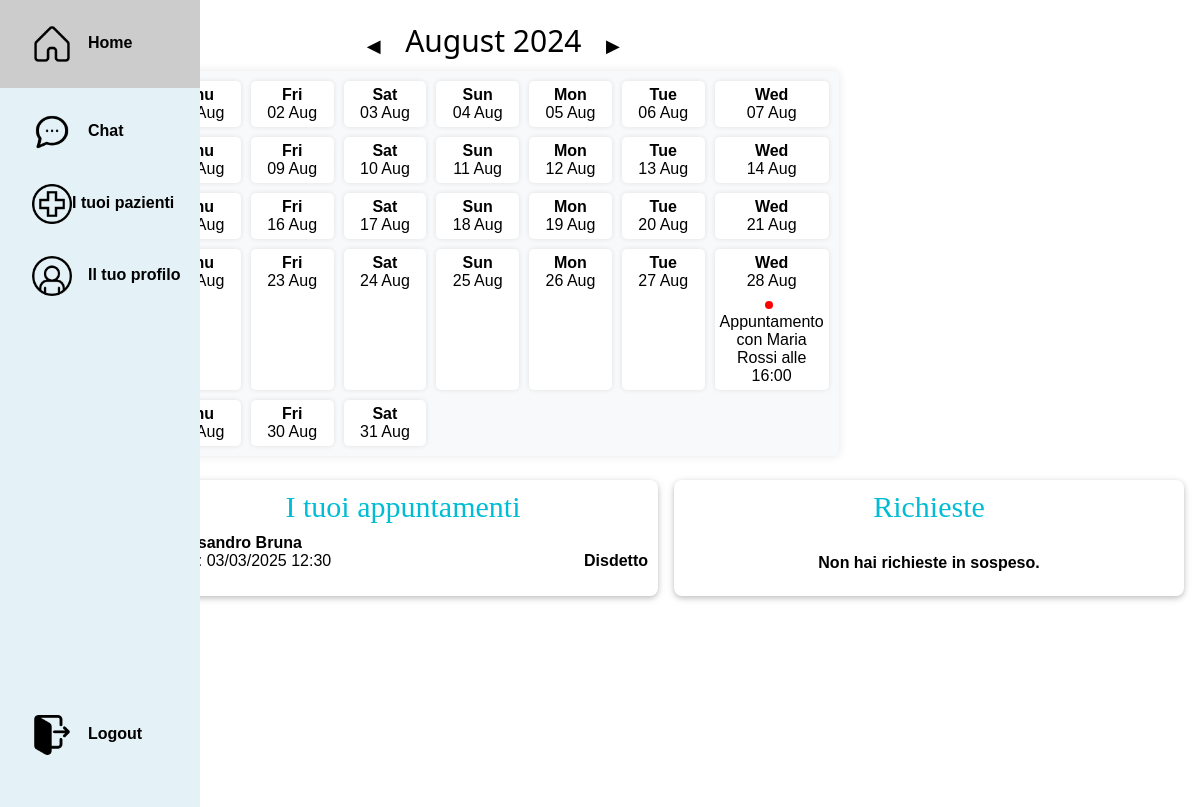
Before: /home/?month=-1 (signed in) with the older database file.
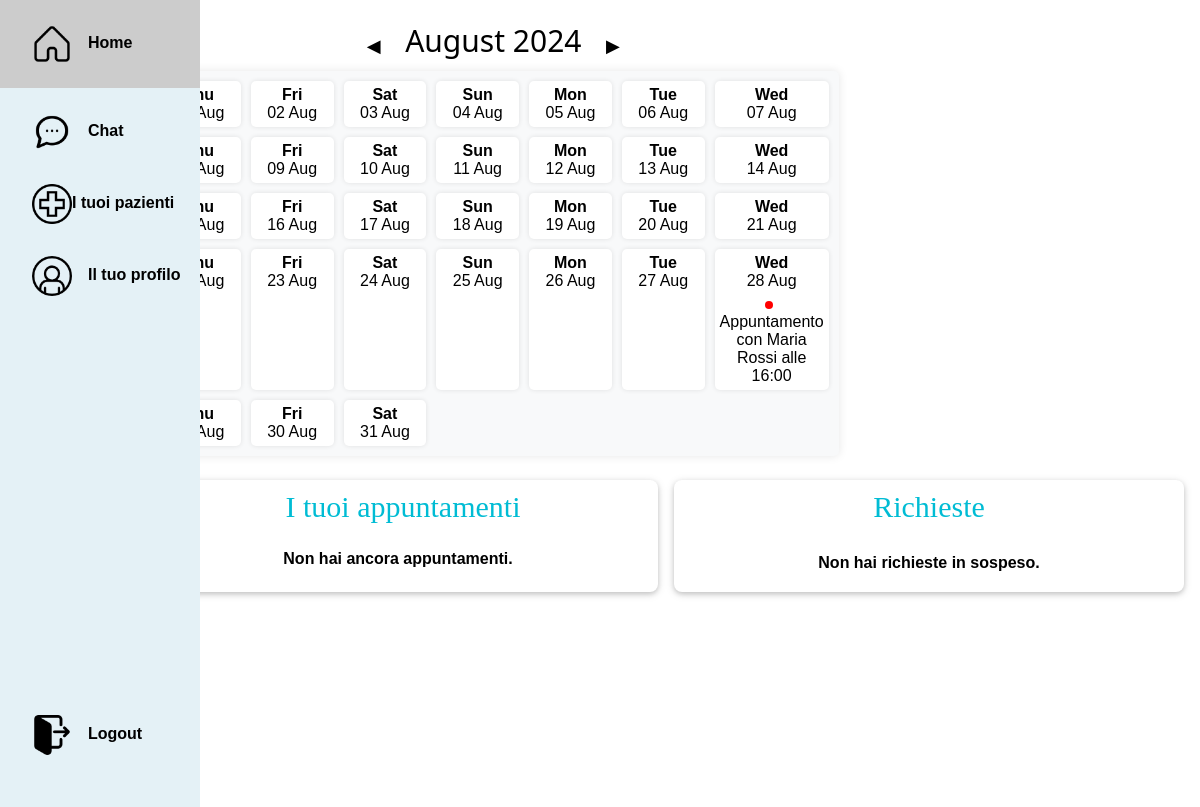
After: the same page with the newer database file.
### myapp/models.py (models this page shows, shortened)
class Appuntamento(models.Model):
    Dottore = models.ForeignKey(Utente, related_name='dott_app', null=True, on_delete=models.CASCADE)
    Paziente = models.ForeignKey(Utente, related_name='paz_app', null=True, on_delete=models.CASCADE)
    stato=models.IntegerField(default=0)
    data_ora=models.DateTimeField()

class Utente(AbstractUser):
    cf = models.CharField(max_length=16, blank=True)
    nome = models.CharField(max_length=30, blank=True)
    cognome = models.CharField(max_length=30, blank=True)
    provincia = models.CharField(max_length=2, blank=True)
    telefono = models.CharField(max_length=10)
    email = models.EmailField(max_length=100, blank=True)
    genere = models.CharField(max_length=1, choices=[('M', 'Maschio'), ('F', 'Femmina')])
    data_nascita = models.DateField()
    foto_profilo = models.ImageField(upload_to='images/', default='images/default.jpg')
    tipo_utente = models.BooleanField(default=False)  # tipo = 1 => dottore, tipo = 0 => paziente
    objects = CustomUserManager()

### myapp/views.py (the view, shortened to what this page needs)
# urls.py: 2. Add a URL to urlpatterns:  path('', views.home, name='home')
@login_required(login_url='login/')
def home(request):
    context = graph_data(request, request.user.id)
    calendario_context = calendario(request)
    context.update(calendario_context)
    user = request.user
    context['user'] = user
    today = timezone.now()
    if user.tipo_utente:  # Se l'utente è un dottore
        cura = Cura.objects.filter(idDottore=user.id, statoRichiesta=2)
        pending = Utente.objects.filter(id__in=cura.values_list("idPaziente", flat=True))
        context['reqPending'] = [{'utente': utente, 'cura_id': cura_obj.id} for utente, cura_obj in zip(pending, cura)]
        appuntamenti = Appuntamento.objects.filter(Dottore=user.id, data_ora__gte=today).select_related('Paziente')
        pazienti = Utente.objects.filter(id__in=appuntamenti.values_list("Paziente_id", flat=True))
        appointments_by_patient = defaultdict(list)
        for appuntamento in appuntamenti:
            appointments_by_patient[appuntamento.Paziente_id].append(appuntamento)
        appointmentRequests = [{'utente': paziente, 'appuntamenti': appointments_by_patient[paziente.id]} for paziente in pazienti]
        context['appointmentRequests'] = appointmentRequests
    return render(request, 'home.html', context)

### myapp/views.py (called while the page is built)
@login_required(login_url='login/')
def graph_data(request, idUtente):
    if request.user.tipo_utente is True:
        pesi = Pesata.objects.filter(idPaziente=idUtente, idDottore=request.user).order_by('DataInserimentoPeso')
    else:
        pesi = Pesata.objects.filter(idPaziente=idUtente).order_by('DataInserimentoPeso')
    date_pesi = [peso.DataInserimentoPeso.strftime('%Y-%m-%d') for peso in pesi]
    valori_pesi = [peso.Peso for peso in pesi]
    context = {
        'date_pesi': json.dumps(date_pesi),
        'valori_pesi': json.dumps(valori_pesi),
    }
    return context

### myapp/templates/home.html (shortened to what the changed rows need)
{% extends 'base.html' %}
{% load static %}
{% load tailwind_filters %}
{% block content %}
<link rel="stylesheet" href="{% static 'css/appointment.css' %}">
<div class="flex-container w3-margin-left w3-margin-right">
   <div class="w3-center w3-round-large w3-white w3-twothird">
      <div style="text-align: center; margin-bottom: 10px;">
         <h2 style="display: inline; margin: 0;">{{ first_day_of_month|date:"F Y" }}</h2>
      </div>
      <div id="mini-calendar"
         style="display: grid; grid-template-columns: repeat(7, 1fr); gap: 10px; padding: 10px; background-color: #f8f9fa; border-radius: 5px; box-shadow: 0 0 10px rgba(0,0,0,0.1);">
         {% for day in days_range %}
         <div style="text-align: center; padding: 5px; background-color: #fff; border-radius: 5px; box-shadow: 0 0 5px rgba(0,0,0,0.1);">
            <strong>{{ day|date:"D" }}</strong><br>
            {{ day|date:"d M" }}
            <div>
               {% for app in appuntamenti_calendario %}
               {% if app.data_ora.date == day %}
               {% if user.tipo_utente is False %}
               <span class="dot"></span> Appuntamento con {{ app.Dottore.nome }} {{ app.Dottore.cognome }} alle
               {{ app.data_ora|date:"H:i" }}
               {% elif user.tipo_utente is True %}
               <div class="w3-text-black w3-strong" style=" margin-top: 5px;">
                  <span class="dot"></span> Appuntamento con {{ app.Paziente.nome }} {{ app.Paziente.cognome }} alle
               {{ app.data_ora|date:"H:i" }}
               </div>
               {% endif %}
               {% endif %}
               {% endfor %}
            </div>
         </div>
         {% endfor %}
      </div>
   </div>
</div>
<div class="flex-container w3-padding w3-margin-top">
   <div class="flex-item w3-half w3-card-2 w3-round-large w3-margin-right">
      <h2 class="w3-text-cyan w3-cursive w3-center">I tuoi appuntamenti</h2>
      {% if user.tipo_utente is True %}
      <div class="scrollable-container">
         {% for appointment in appointmentRequests %}
         <div class="appointment-item w3-margin-left w3-margin-bottom">
            {% for appuntamento in appointment.appuntamenti %}
            <div class="appointment-details">
               <strong>{{ appointment.utente.nome }} {{ appointment.utente.cognome }}</strong>
               <div class="appointment-entry">
                  <span class="appointment-info">
                     Data: {{ appuntamento.data_ora|date:"d/m/Y H:i" }}
                  </span>
                  {% if appuntamento.stato == 0 %}
                  <div class="button-container">
                     <a href="{% url 'accetta_appuntamento' appuntamento.id %}" class="w3-button w3-blue">Approva</a>
                     <a href="{% url 'rifiuta_appuntamento' appuntamento.id %}" class="w3-button w3-red">Rifiuta</a>
                  </div>
                  {% elif appuntamento.stato == -1 %}
                  <span class="status">Disdetto</span>
                  {% endif %}
               </div>
            </div>
            {% endfor %}
         </div>
         {%empty%}
         <p class="w3-center w3-text-black w3-margin-bottom"><strong>Non hai ancora appuntamenti.</strong></p>
         {% endfor %}
      </div>
      {% endif %}
   </div>
   <div class="flex-item w3-half w3-white w3-card-2 w3-round-large">
      <h2 class="w3-text-cyan w3-cursive w3-center">Richieste</h2>
   </div>
</div>
{% endblock %}

Changed rows visible on the page:
no longer on this page (row edited): Utente: utente.nome "Alessandro", utente.cognome "Bruna"
removed Appuntamento: data_ora "03/03/2025 12:30", stato "Disdetto"
Other visible differences:
text now shown: "Non hai ancora appuntamenti."
